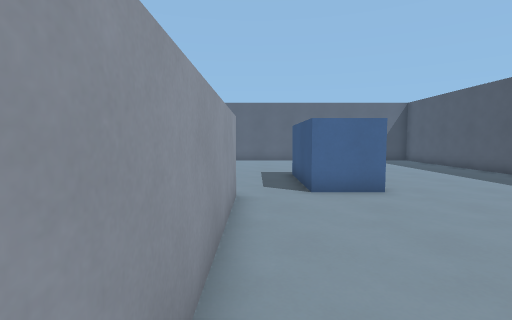
[1] (above)

24 first-person views from a walk through a level from a Godot 3-D game. The camera is 1.4 m above the floor, tilts 4° down and sees 85° across. The floor is counted in squares, 1 m on a side. Each view is taken from the middle of a square. On the plan, view 1 faces up. The plan holds only what a view shows up to about 14 squares ahead; the rest is blank.

[2]
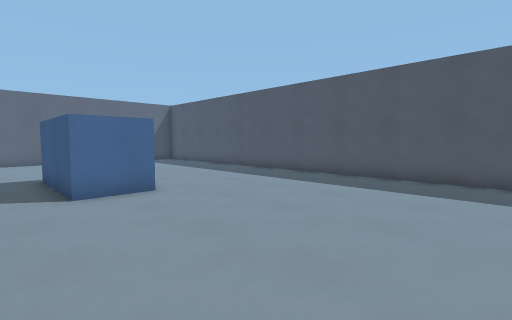

[3]
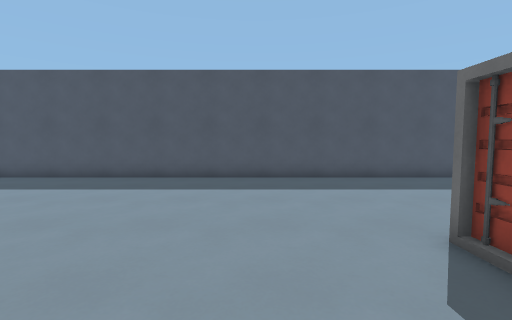

[4]
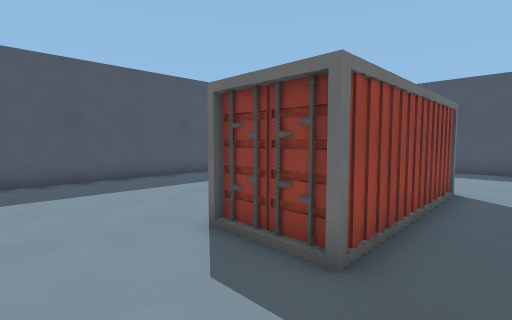

[5]
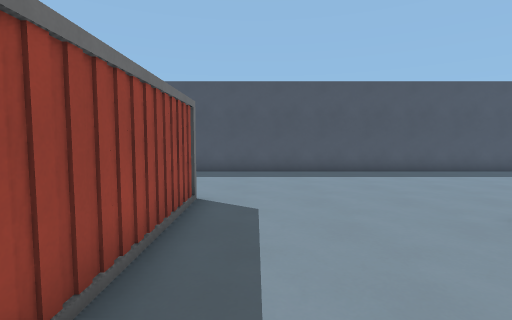

[6]
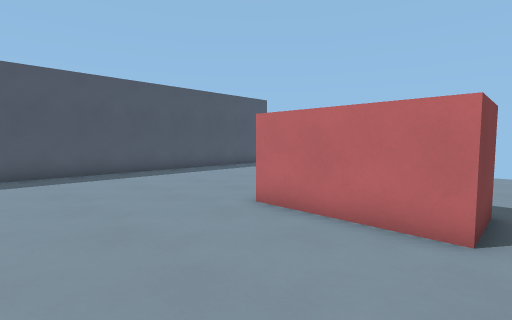

[7]
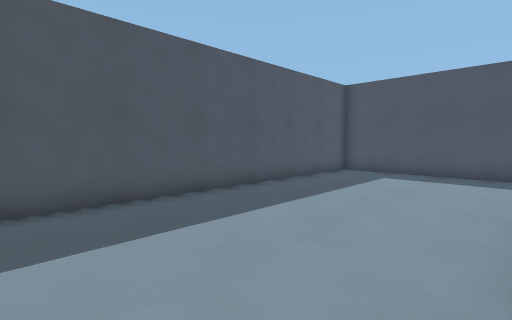

[8]
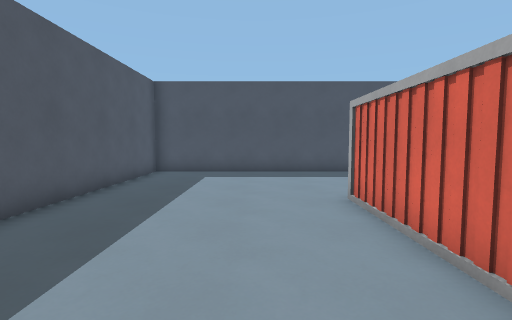

[9]
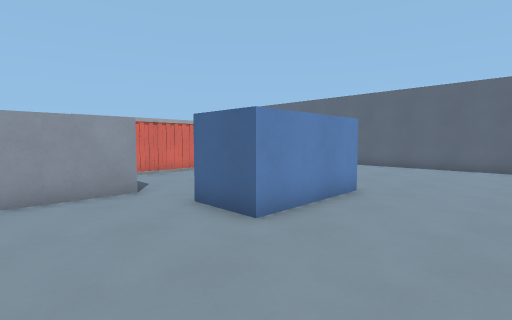

[10]
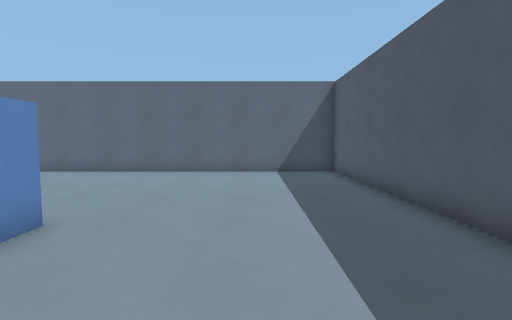

[11]
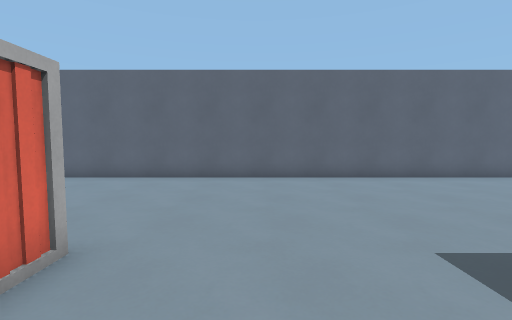

[12]
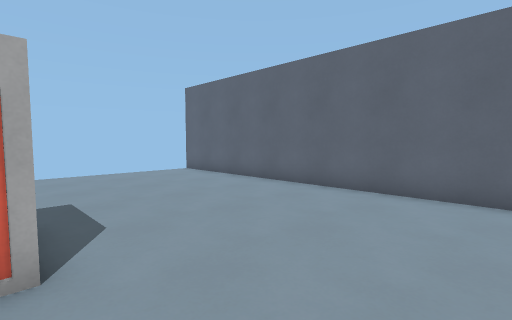

[13]
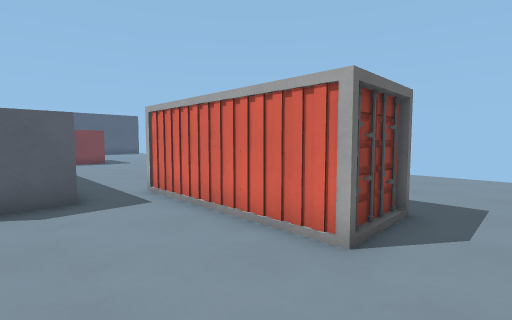

[14]
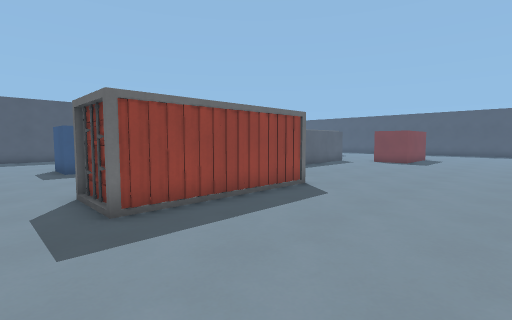

[15]
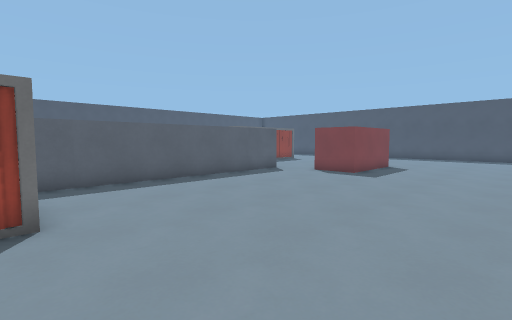

[16]
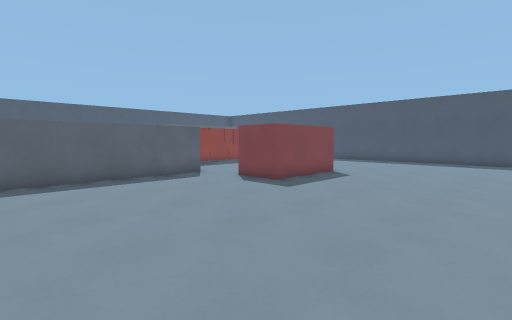

[17]
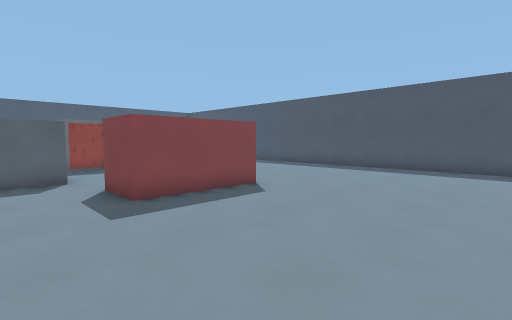

[18]
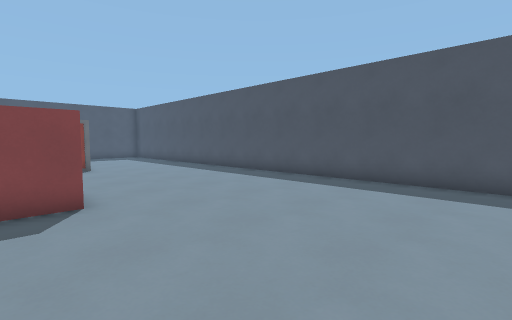

[19]
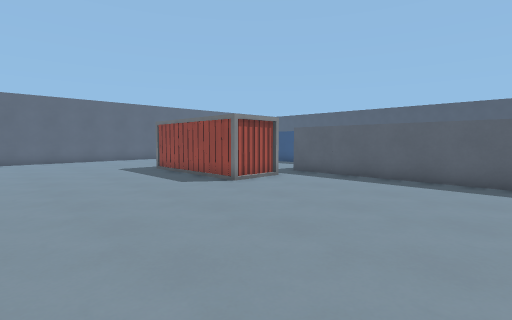

[20]
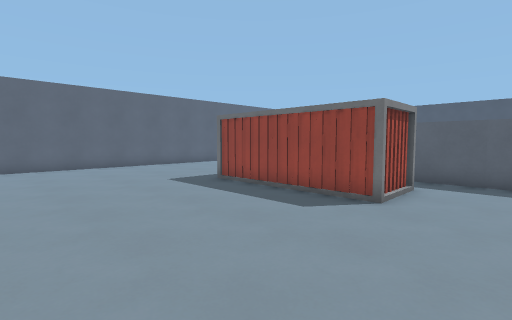

[21]
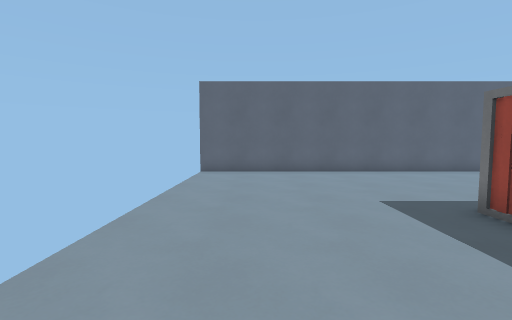

[22]
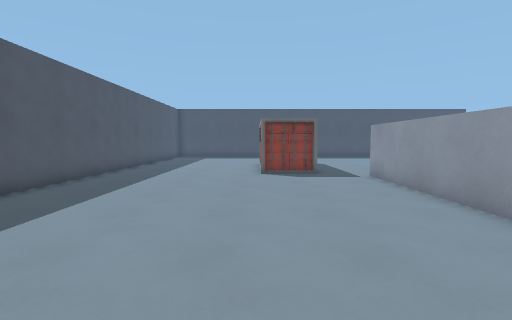

[23]
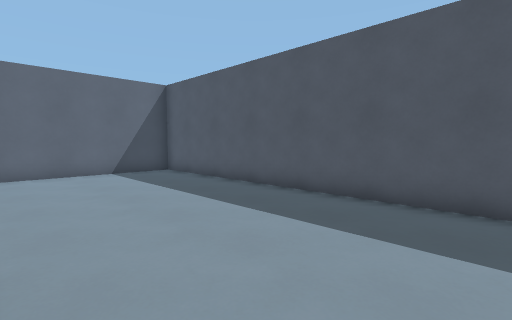

[24]
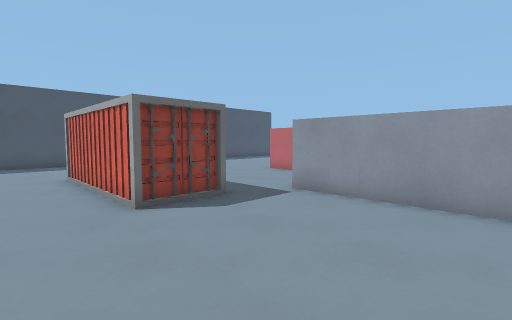

### Floor plan
Key: @ floor where view 1 was taken; # wall or solid block; . floor; C container.
Columns run from 14 left of view 1 to 11 right of it. Each row starts with its distance up from view 1.
 20 ##########################
 19  ........................#
 18  ........................#
 17  ........................#
 16  ........................#
 15  ........................#
 14  ........................#
 13  ........................#
 12  .......CC...............#
 11  .......  ......##.......#
 10  .......  ......##.......#
  9  .......  ......##.......#
  8  .......  ......##.......#
  7  .......CC..##...........#
  6  ...........##...........#
  5  ...........##...........#
  4  ...........##...........#
  3  ...........##...........#
  2  ...........##...........#
  1   ..........##...........#
  0  ...........##@..........#
 -1  ...........##...........#
 -2  ...........##...........#
 -3  ...........##...........#
 -4  ...........##...........#
 -5  .......##......CCC......#
 -6  .......##......C C......#
 -7  .......##......C C......#
 -8  .......##......C C......#
 -9  ...............  C......#
-10  ...............C C......#
-11  ................ .......#
-12  ........................#
-13  ........................#
-14  ........................#
-15  ........................#
-16  ........................#
-17  #########################

Where each view was taken, in squares from view 1:
view 1: 0 up, 0 right, facing up
view 2: 0 up, 0 right, facing up-right
view 3: 2 down, 0 right, facing right
view 4: 2 down, 0 right, facing down-right
view 5: 4 down, 0 right, facing down
view 6: 4 down, 0 right, facing down-left
view 7: 4 down, 4 right, facing down-right
view 8: 4 down, 6 right, facing down
view 9: 4 up, 7 right, facing up-left
view 10: 7 up, 7 right, facing up
view 11: 9 up, 2 left, facing up
view 12: 12 up, 1 left, facing up-left
view 13: 14 up, 1 left, facing down-left
view 14: 14 up, 12 left, facing down-right
view 15: 7 up, 12 left, facing down-right
view 16: 3 up, 13 left, facing down-right
view 17: 2 down, 13 left, facing down-right
view 18: 7 down, 13 left, facing down-right
view 19: 1 down, 13 left, facing up-right
view 20: 4 up, 13 left, facing up-right
view 21: 7 up, 11 left, facing up
view 22: 7 up, 4 right, facing down
view 23: 7 up, 4 right, facing up-right
view 24: 1 up, 6 right, facing down-left
